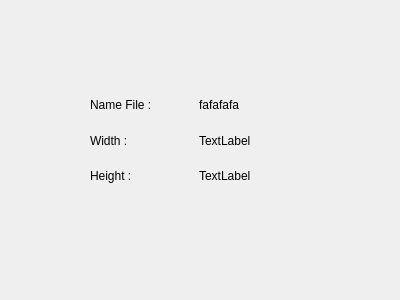
<?xml version="1.0" encoding="UTF-8"?>
<ui version="4.0">
 <class>Info</class>
 <widget class="QDialog" name="Info">
  <property name="geometry">
   <rect>
    <x>0</x>
    <y>0</y>
    <width>400</width>
    <height>300</height>
   </rect>
  </property>
  <property name="windowTitle">
   <string>HELP</string>
  </property>
  <widget class="QWidget" name="">
   <property name="geometry">
    <rect>
     <x>90</x>
     <y>90</y>
     <width>211</width>
     <height>101</height>
    </rect>
   </property>
   <layout class="QGridLayout" name="gridLayout">
    <item row="0" column="0">
     <widget class="QLabel" name="label">
      <property name="text">
       <string>Name File :</string>
      </property>
     </widget>
    </item>
    <item row="0" column="1">
     <widget class="QLabel" name="Name">
      <property name="text">
       <string>fafafafa</string>
      </property>
     </widget>
    </item>
    <item row="1" column="0">
     <widget class="QLabel" name="label_2">
      <property name="text">
       <string>Width :</string>
      </property>
     </widget>
    </item>
    <item row="1" column="1">
     <widget class="QLabel" name="width">
      <property name="text">
       <string>TextLabel</string>
      </property>
     </widget>
    </item>
    <item row="2" column="0">
     <widget class="QLabel" name="label_3">
      <property name="text">
       <string>Height :</string>
      </property>
     </widget>
    </item>
    <item row="2" column="1">
     <widget class="QLabel" name="height">
      <property name="text">
       <string>TextLabel</string>
      </property>
     </widget>
    </item>
   </layout>
  </widget>
 </widget>
 <resources/>
 <connections/>
</ui>
